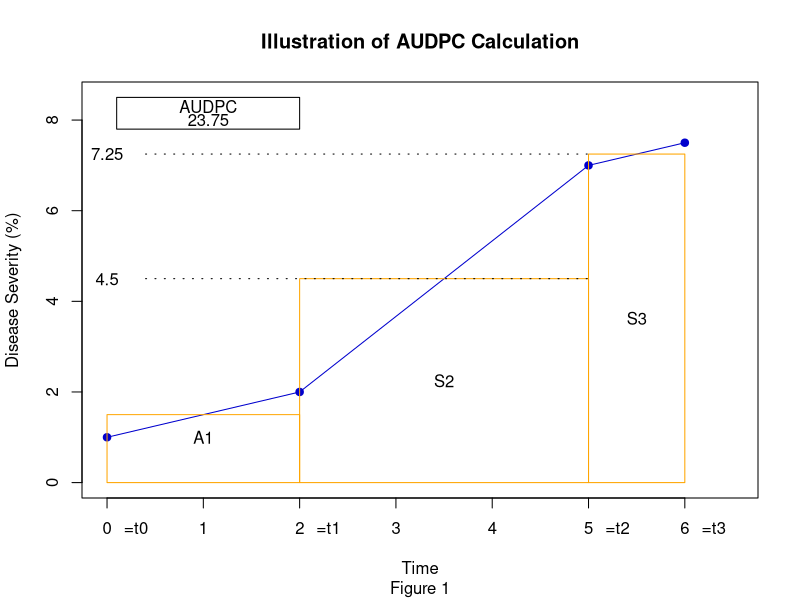

Generate this figure with R:
#make sure you have these packages installed 
#Install from source 

install.packages("R.cache_0.16.0.tar.gz", type = "source")
install.packages("styler_1.9.1.tar.gz", type = "source")
install.packages("labelled_2.11.0.tar.gz", type = "source")
install.packages("questionr_0.7.8.tar.gz", type = "source")
install.packages("klaR_1.7-2.tar.gz", type = "source")
install.packages("AlgDesign_1.2.1.tar.gz", type = "source")
install.packages("agricolae_1.3-5.tar.gz", type = "source")


#Set up disease severity percent measurements; 
#change these in subsequent analyses to see how it affects
#the AUDPC
ds0<-1
ds1<-2
ds2<-7
ds3<-7.5

#Put these values into a vector without making any changes
disease.severity<-c(ds0,ds1,ds2,ds3)

#Time points at which disease severity
#   measurements are made, 
#change these in subsequent analyses to
#see how it affects the AUDPC Value
t0<-0
t1<-2
t2<-5
t3<-6

#Put time period into a vector
## Do not change these values
time.period<-c(t0,t1,t2,t3)

#Refresh your memory about how the plot function works
help(plot)

#Create the plot of disease severity over time
plot(time.period,
  disease.severity,
  ylim=c(0,(ds3+1)),
  xlim=c(0,(t3+0.5)),
  xlab="Time",
  ylab="Disease Severity (%)",
  type="o",
  pch=19,
  col="mediumblue")

#Add a title and subtitle to our plot
title(main="Illustration of AUDPC Calculation",
      sub="Figure 1")

#Add text to x labels defining time periods
#   defined in text
mtext("=t0",1,at=0.3,1)
mtext("=t1",1,at=2.3,1)
mtext("=t2",1,at=5.3,1)
mtext("=t3",1,at=6.3,1)

#Illustrate the area under disease progress
#   curve with rectangles.
## Do not change these values
rect(t0,0,t1,((ds0+ds1)/2),border="orange")
# Add text to rectangle to describe rectangle
text(1,1,"A1")
#Add segment to Y axis
#And so-on
rect(t1,0,t2,((ds1+ds2)/2),border="orange")
text(((t1+t2)/2),(((ds1+ds2)/2)/2),"S2")
#Draw line to axis and label with value
segments(.4,((ds1+ds2)/2),t2,((ds1+ds2)/2),
         col="black",lty="18")
text(0,((ds1+ds2)/2),((ds1+ds2)/2))
rect(t2,0,t3,((ds2+ds3)/2),border="orange")
text(((t2+t3)/2),(((ds2+ds3)/2)/2),"S3")
segments(0.4,((ds2+ds3)/2),t2,((ds2+ds3)/2),
         col="black",lty="18")
text(0,((ds2+ds3)/2),((ds2+ds3)/2))

#Build a function for AUDPC calculation
#the left curly bracket indicates the beginning
#   of the function
audpc <- function(disease.severity,time.period){

  #n is the length of time.period, or
  #  the total number of sample dates
  n <- length(time.period)

  #meanvec is the vector (matrix with one dimension)
  #that will contain the mean percent infection
  #it is initialized containing -1 for all entries
  #this sort of initialization is sometimes useful
  #  for debugging
  meanvec <- matrix(-1,(n-1))

  #intvec is the vector that will contain the length of
  #   time between sampling dates
  intvec <- matrix(-1,(n-1))

  #the loop goes from the first to the penultimate entry
  #the left curly bracket indicates the beginning of
  #   commands in the loop
  for(i in 1:(n-1)){

    #the ith entry in meanvec is replaced with the
    #   mean percent infection
    #between sample time i and sample time i+1
    meanvec[i] <- mean(c(disease.severity[i],
                         disease.severity[i+1]))

    #the ith entry in intvec is replaced with the length
    # of the time interval between time i and time i+1
    intvec[i] <- time.period[i+1] - time.period[i]

    #the right curly bracket ends the loop
  }

  #the two vectors are multiplied together
  #  one entry at a time
  infprod <- meanvec * intvec

  #the sum of the entries in the resulting vector
  #   gives the AUDPC
  sum(infprod)

  #the right curly bracket ends the function
}


#Now apply the function to the example data and put
# the result in a new object called 'AUDPCexample'
audpc(disease.severity,time.period) -> AUDPCexample
#Display AUDPC Value
#Draw rectangle around value
rect(0.1,(ds3+.3),2,(ds3+1),border="black")
#AUDPC Text
text(1.05,(ds3+0.8),"AUDPC")
text(1.05,(ds3+0.5),AUDPCexample)


